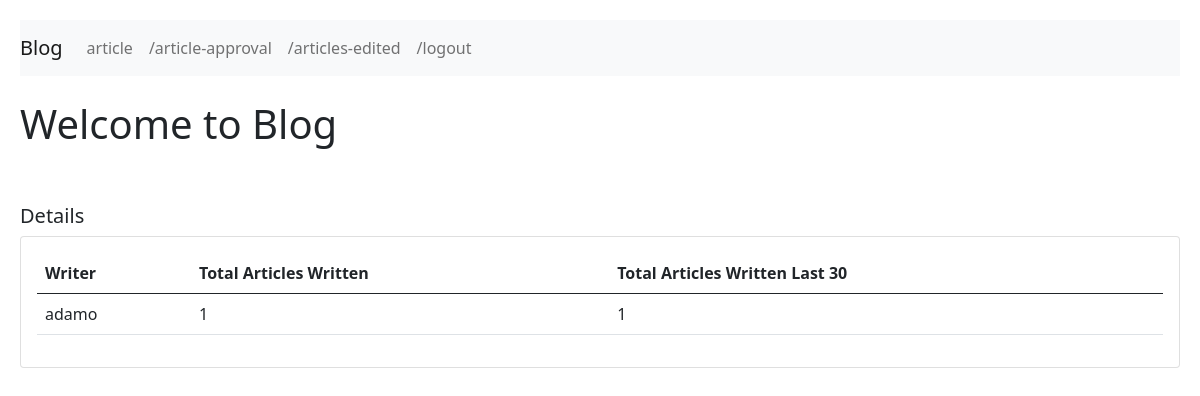
The page / on the database its author committed.
### blog/models.py (models this page shows, shortened)
class Article(models.Model):
    PENDING = 'PD'
    ACCEPTED = 'ACT'
    REJECTED = 'RJT'
    STATUS_CHOICES = [
        (PENDING, 'Pending'),
        (ACCEPTED, 'Accepted'),
        (REJECTED, 'Rejected'),
    ]
    created_at = models.DateTimeField(auto_now_add=True)
    modified_at = models.DateTimeField(auto_now=True)
    title = models.CharField(max_length=200)
    content = models.TextField()
    status = models.CharField(
        max_length=20, choices=STATUS_CHOICES, default=PENDING)
    written_by = models.CharField(max_length=200)
    edited_by = models.CharField(max_length=200, null=True)

### blog/views.py (the view)
# urls.py: path('', welcome),
def welcome(request):
    last_30_days = Count(
        'written_by', filter=Q(created_at__gt=datetime.datetime(2021, 1, 1)))
    writer_info = Article.objects.values('written_by').annotate(
        last_30_days=last_30_days).annotate(total=Count('written_by'))
    return render(request, "blog/dashboard.html", {
        "articles": articles,
        "writer_info": writer_info
    })

### blog/templates/blog/dashboard.html (shortened to what this page needs)
{% load static %}
<!DOCTYPE html>
<html lang="en">
<head>
  <link href="https://cdn.jsdelivr.net/npm/bootstrap@5.0.0-beta1/dist/css/bootstrap.min.css" rel="stylesheet"
>
</head>
<body>
  <nav class="navbar navbar-expand-lg navbar-light bg-light">
    <a class="navbar-brand" href="/">Blog</a>
    <ul class="navbar-nav mr-auto">
      <li class="nav-item active">
        <a class="nav-link" href="/article">article </a>
      </li>
      <li class="nav-item">
        <a class="nav-link" href="/article-approval">/article-approval</a>
      </li>
      <li class="nav-item">
        <a class="nav-link" href="/articles-edited">/articles-edited</a>
      </li>
      <li class="nav-item">
        <a class="nav-link" href="/logout">/logout</a>
      </li>
    </ul>
  </nav>
  <br>
  <h1>Welcome to Blog</h1>
  <br><br>
  <h5>Details</h5>
  <link rel="stylesheet" href="{% static 'blogtoy/style.css' %}">
  <div class="card">
    <div class="card-body">
      <table class="table">
        <thead>
          <tr>
            <th>Writer</th>
            <th>Total Articles Written</th>
            <th>Total Articles Written Last 30</th>
          </tr>
        </thead>
        <tbody>
          {%for a in writer_info%}
          <tr>
            <td>{{a.written_by}}</td>
            <td>{{a.total}}</td>
            <td>{{a.last_30_days}}</td>
          </tr>
          {% endfor %}
        </tbody>
      </table>
    </div>
  </div>
</body>
</html>

### blog/static/blogtoy/style.css (style rules this page uses)
h1 { font-size: sans-serif; color: "red" }
body { padding: 20px; }

### rows shown on the page
Article: written_by "adamo", total "1", last_30_days "1"
